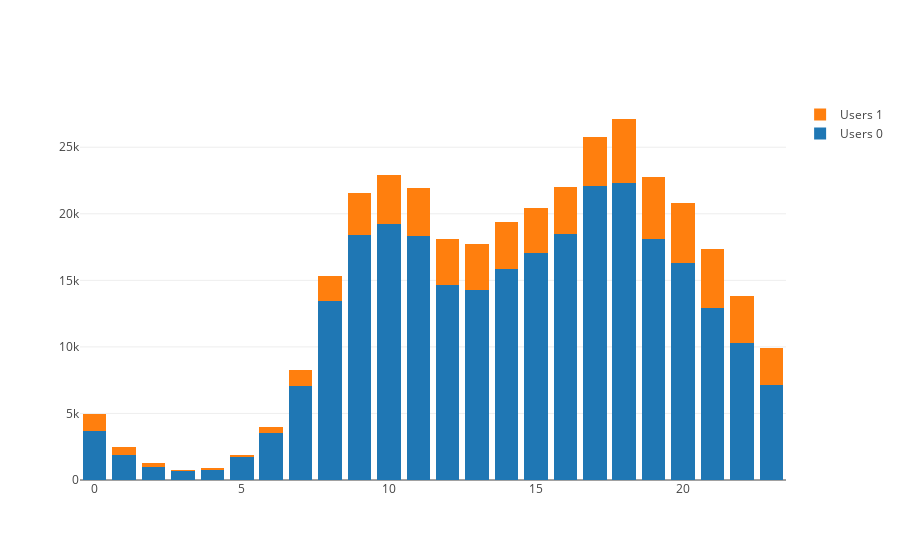

Notebook source saved alongside this figure:
### Code cell
donnees = [trace0, trace1]
layout = go.Layout(
    barmode='stack'
)

fig = go.Figure(data=donnees, layout=layout)
iplot(fig, filename='stacked-bar')

### Figure 1 — Plotly figure (JSON) as saved in the notebook; plotly's stock layout.template omitted (floating-point values rounded to 4 significant figures; data arrays with more than 128 entries replaced by an {"elided": "..."} marker saying what was removed)
{"data": [{"name": "Users 0", "type": "bar", "uid": "5865251e-3442-11e9-bdb5-68ecc5c86116", "x": {"elided": "36511 int values"}, "y": {"elided": "36511 int values"}}, {"name": "Users 1", "type": "bar", "uid": "5865251f-3442-11e9-bc22-68ecc5c86116", "x": {"elided": "9055 int values"}, "y": {"elided": "9055 int values"}}], "layout": {"autosize": true, "barmode": "stack", "xaxis": {"autorange": true, "range": [-0.5, 23.5], "type": "linear"}, "yaxis": {"autorange": true, "range": [0, 28550.0], "type": "linear"}}}
